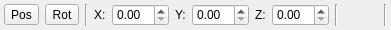
       <widget class="QWidget" name="widget_2" native="true">
        <property name="sizePolicy">
         <sizepolicy hsizetype="Preferred" vsizetype="Fixed">
          <horstretch>0</horstretch>
          <verstretch>0</verstretch>
         </sizepolicy>
        </property>
        <property name="minimumSize">
         <size>
          <width>0</width>
          <height>30</height>
         </size>
        </property>
        <property name="maximumSize">
         <size>
          <width>16777215</width>
          <height>30</height>
         </size>
        </property>
        <layout class="QHBoxLayout" name="horizontalLayout">
         <property name="margin">
          <number>4</number>
         </property>
         <item>
          <widget class="QToolButton" name="toolButton">
           <property name="text">
            <string>Pos</string>
           </property>
          </widget>
         </item>
         <item>
          <widget class="QToolButton" name="toolButton_2">
           <property name="text">
            <string>Rot</string>
           </property>
          </widget>
         </item>
         <item>
          <widget class="Line" name="line">
           <property name="orientation">
            <enum>Qt::Vertical</enum>
           </property>
          </widget>
         </item>
         <item>
          <widget class="QLabel" name="label">
           <property name="text">
            <string>X:</string>
           </property>
          </widget>
         </item>
         <item>
          <widget class="QDoubleSpinBox" name="doubleSpinBox"/>
         </item>
         <item>
          <widget class="QLabel" name="label_2">
           <property name="text">
            <string>Y:</string>
           </property>
          </widget>
         </item>
         <item>
          <widget class="QDoubleSpinBox" name="doubleSpinBox_2"/>
         </item>
         <item>
          <widget class="QLabel" name="label_3">
           <property name="text">
            <string>Z:</string>
           </property>
          </widget>
         </item>
         <item>
          <widget class="QDoubleSpinBox" name="doubleSpinBox_3"/>
         </item>
         <item>
          <widget class="Line" name="line_2">
           <property name="orientation">
            <enum>Qt::Vertical</enum>
           </property>
          </widget>
         </item>
         <item>
          <spacer name="horizontalSpacer">
           <property name="orientation">
            <enum>Qt::Horizontal</enum>
           </property>
           <property name="sizeHint" stdset="0">
            <size>
             <width>40</width>
             <height>20</height>
            </size>
           </property>
          </spacer>
         </item>
         <item>
          <widget class="Line" name="line_3">
           <property name="orientation">
            <enum>Qt::Vertical</enum>
           </property>
          </widget>
         </item>
        </layout>
       </widget>
